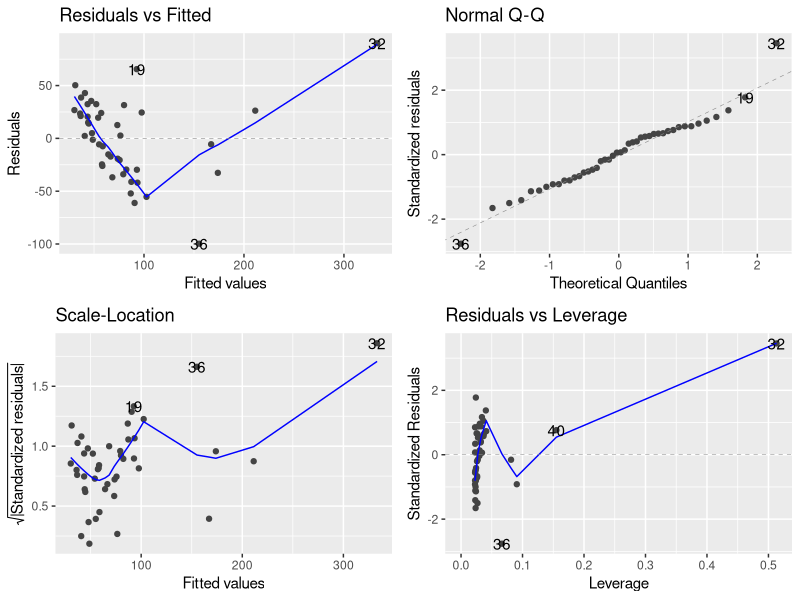
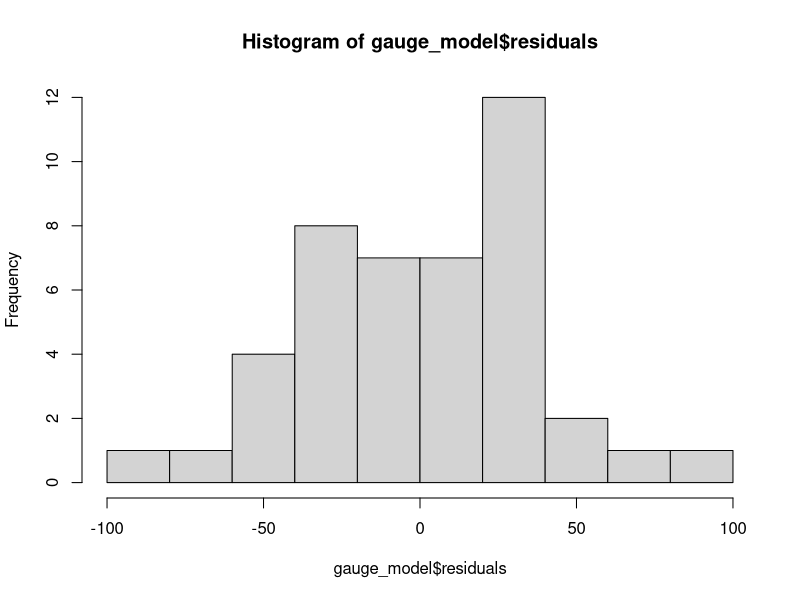

Write the R code that produced these figures, in order. (Note: this script raises an error after producing the figures.)
#################
###HOMEWORK 10###
#################

#Authors: Aubrey Wendorff
#Packages: readxl, ggfortify, tidyverse, ggplot2, dplyr

# Objective 1 -------------------------------------------------------------

###PART A###----
#Read in dataset
library(readxl)
gauge <- read.csv("Data/Gauge_EC_Data.xlsx.csv")


###PART B###---
#Create a linear model: X = Specific conductivity, Y = Chloride concentration
gauge_model <- lm(IC..mg.L. ~ SPC, data = gauge)


###PART C###---
#Run Autoplots for assumption checking
library(ggfortify)
library(ggplot2)
c_plot <- autoplot(gauge_model) #gives Q-Q, residuals, leverage
print(c_plot)

#Histogram of residuals
hist(gauge_model$residuals)

#Residuals vs Fitted plot, looks for linearity
  #My residuals plot is check-marked shape, rather than the random scatter around 0 we are looking for.
  #Based on this, I would say that my data violates the linearity assumption quite a bit, as there is no scattering data around zero

#Q-Q PLot, looks for normality
  #Points follow the line closely, except for a few higher leverage or outlier points.
  #Because of this, I would say that my data does not violate the normality assumption at all

#Histogram of residuals, looks for normality
  #To double-check the assumption above, I looked at a histogram as well
  #My data showed a norma-distribution (bell-curve), showing again that my data doesn't violate the normality assumption at all

#Scale-location, homoscedasiticty
  #My data shows a stepwise upward trend, rather the roughly horizontal line we are looking for
  #Based on this plot, as the residuals vs fit plot (which also shows heteroscedasticity), this assumption is heavily violated

###PART D###---
#Calculate median and 95th percentile
median_spc <- median(gauge$SPC, na.rm = TRUE) #calcuate median, remove NA's
spc_95th <- quantile(gauge$SPC, 0.95, na.rm = TRUE) #calculate 95th percentile
         
#Create a new df with the median and 95th percentile
gauge_new <- data.frame (SPC = c(median_spc, spc_9th)) #needed for lm model

#Generate predicted y values
predictions <- predict(gauge_model, #predict() uses lm model to generate predicted values for y based on x
                       newdata = gauge_new, #which df to predict with
                       interval = "prediction", #gives you 95% prediction interval
                       level = 0.95) #confidence level for prediction interval
    #Based on these results, the prediction interval for the 95th percentile is much wider than at the median
        #median: –12.0–140.6 mg/L
        #95th: 93.9–251.2 mg/L

# Objective 2 -------------------------------------------------------------

###PART A###---
#Set parameters for uniform dataset
set.seed(123) #reproducibility of random generation
n <- 100 #sample size of 100 (100 x and y pairs)\
x <- runif(n, 0, 10) #random uniform predictor from 0-10
intercept_real <- 3
slope_real <- 0.5

#Add lognormal error to data, making it right-skewed
error <- rlnorm(n, #rlnorm() generates lognormal dist.
                meanlog = 0, #mean
                sdlog = 0.35) #stdev

error_sim <- error -  exp(0.35^2 / 2) #subtract the theoretical mean of the dist so that the error has an average near 0

#Check sim data distribution
hist(error_sim)

###PART B###---
#Calculate new y 
y_error <- intercept_real + slope_real * x + error_sim

#Create regression for lognormal model
lognormal_model <- lm (y_error ~ x)

###PART C/D/E###---
#Set parameters to run simulation 100 times
n_sims <- 100

#Create an empty data.frame for results, with numeric est intercept and slope column
results <- data.frame(intercept_est = numeric(n_sims),
                      slope_est = numeric(n_sims))

#For loop to run simulations
for (i in 1:n_sims) {
  x_i <- runif(n, 0, 10) #generate random x #'s
  error_i <- rlnorm(n, meanlog = 0, sdlog = 0.35) - exp(0.35^2 / 2) #generate lognormal error
  y_i <- intercept_real + slope_real * x_i + error_i #generate y values 
  model_i <- lm(y_i ~ x_i) #fit the linear model for the xi and yi
  
  #Store slope and intercept estimates
    results$intercept_est[i] <- coef(model_i)[1] #extract the fitted coefficients for 1 (Intercept) and 2 (slope)
    results$slope_est[i] <- coef(model_i)[2]  #store values in results df for each i   
    
  #Generate 95% prediction intervals
    pred_i <- predict(model_i, newdata = data.frame(x_i = x_i),
                      interval = "prediction", level = 0.95)
  #Calculate coverage  
    coverage <- mean(between(y_i, pred_i[, "lwr"], pred_i[, "upr"])) #returns true if y is >= lower and <= upper
    results$coverage[i] <- coverage #store coverage
}

###PART D###---
#Check results of estimation and compare to true values
mean(results$intercept_est)
mean(results$slope_est)
intercept_real
slope_real

  #The estimates and true slopes and intercepts match very well with only negligable differences
      #est slope = 0.49, true slope = 0.5
      #est int = 3.004, true int = 3

###PART F###---
  #coverage = 0.94 of data

###PART G###---
  #My estimation are very close to 95% being at the 95% prediction interval
  #But, it is slightly below. This means that the intervals are slightly underestimating the true varaibility in the data
